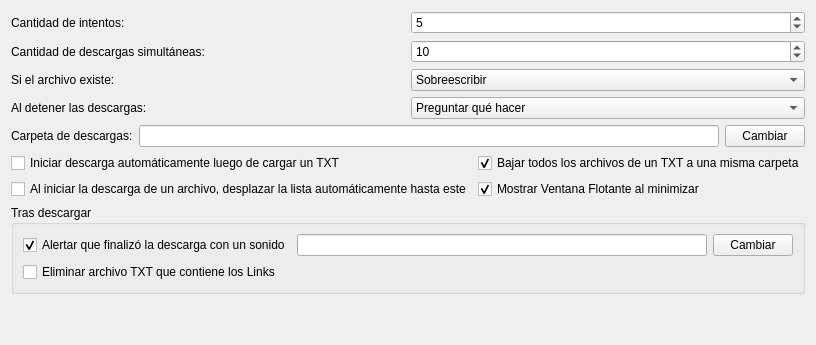
     <widget class="QWidget" name="tabWidgetPage2" native="true">
      <attribute name="title">
       <string>Descargas</string>
      </attribute>
      <layout class="QGridLayout" name="gridLayout_3">
       <item row="0" column="0">
        <layout class="QGridLayout" name="gridLayout_15">
         <item row="0" column="0">
          <widget class="QLabel" name="label_5">
           <property name="text">
            <string>Cantidad de intentos:</string>
           </property>
          </widget>
         </item>
         <item row="0" column="1">
          <widget class="QSpinBox" name="cant_intentos">
           <property name="toolTip">
            <string>&lt;html&gt;&lt;head/&gt;&lt;body&gt;&lt;p&gt;Cantidad de intentos para lograr un descarga exitosa&lt;/p&gt;&lt;p&gt;Por defecto: 10&lt;/p&gt;&lt;/body&gt;&lt;/html&gt;</string>
           </property>
           <property name="minimum">
            <number>2</number>
           </property>
           <property name="maximum">
            <number>100</number>
           </property>
           <property name="value">
            <number>5</number>
           </property>
          </widget>
         </item>
        </layout>
       </item>
       <item row="1" column="0">
        <layout class="QGridLayout" name="gridLayout_14">
         <item row="0" column="0">
          <widget class="QLabel" name="label_3">
           <property name="text">
            <string>Cantidad de descargas simultáneas:</string>
           </property>
          </widget>
         </item>
         <item row="0" column="1">
          <widget class="QSpinBox" name="max_descargas">
           <property name="toolTip">
            <string>&lt;html&gt;&lt;head/&gt;&lt;body&gt;&lt;p&gt;Cantidad de descargas que se realizarán a la vez&lt;/p&gt;&lt;p&gt;Por defecto: 10&lt;/p&gt;&lt;/body&gt;&lt;/html&gt;</string>
           </property>
           <property name="minimum">
            <number>1</number>
           </property>
           <property name="maximum">
            <number>100</number>
           </property>
           <property name="value">
            <number>10</number>
           </property>
          </widget>
         </item>
        </layout>
       </item>
       <item row="2" column="0">
        <layout class="QGridLayout" name="gridLayout_18">
         <item row="0" column="0">
          <widget class="QLabel" name="label_6">
           <property name="text">
            <string>Si el archivo existe:</string>
           </property>
          </widget>
         </item>
         <item row="0" column="1">
          <widget class="QComboBox" name="already_exists">
           <property name="toolTip">
            <string>&lt;html&gt;&lt;head/&gt;&lt;body&gt;&lt;p&gt;Acción a llevar a cabo si el archivo a descargar ya existe en el directorio especificado&lt;/p&gt;&lt;/body&gt;&lt;/html&gt;</string>
           </property>
           <item>
            <property name="text">
             <string>Sobreescribir</string>
            </property>
           </item>
           <item>
            <property name="text">
             <string>Omitir</string>
            </property>
           </item>
           <item>
            <property name="text">
             <string>Renombrar</string>
            </property>
           </item>
          </widget>
         </item>
        </layout>
       </item>
       <item row="3" column="0">
        <layout class="QGridLayout" name="gridLayout_22">
         <item row="0" column="0">
          <widget class="QLabel" name="label_8">
           <property name="text">
            <string>Al detener las descargas:</string>
           </property>
          </widget>
         </item>
         <item row="0" column="1">
          <widget class="QComboBox" name="accion_detener_descargas">
           <property name="toolTip">
            <string>&lt;html&gt;&lt;head/&gt;&lt;body&gt;&lt;p&gt;Acción a llevar a cabo con los archivos descargados a medias al detener las descargas&lt;/p&gt;&lt;/body&gt;&lt;/html&gt;</string>
           </property>
           <item>
            <property name="text">
             <string>Preguntar qué hacer</string>
            </property>
           </item>
           <item>
            <property name="text">
             <string>Eliminar los archivos incompletos</string>
            </property>
           </item>
           <item>
            <property name="text">
             <string>No hacer nada</string>
            </property>
           </item>
          </widget>
         </item>
        </layout>
       </item>
       <item row="4" column="0">
        <layout class="QGridLayout" name="gridLayout">
         <item row="0" column="0">
          <widget class="QLabel" name="label_7">
           <property name="text">
            <string>Carpeta de descargas:</string>
           </property>
          </widget>
         </item>
         <item row="0" column="3">
          <widget class="QPushButton" name="cambiar_carpeta_descargas_btn">
           <property name="text">
            <string>Cambiar</string>
           </property>
          </widget>
         </item>
         <item row="0" column="2">
          <widget class="QLineEdit" name="dir_carpeta_descargas">
           <property name="toolTip">
            <string>&lt;html&gt;&lt;head/&gt;&lt;body&gt;&lt;p&gt;Directorio en el que se guardará el contenido descargado&lt;/p&gt;&lt;/body&gt;&lt;/html&gt;</string>
           </property>
           <property name="text">
            <string/>
           </property>
           <property name="readOnly">
            <bool>true</bool>
           </property>
          </widget>
         </item>
        </layout>
       </item>
       <item row="5" column="0">
        <layout class="QGridLayout" name="gridLayout_8">
         <item row="0" column="1">
          <widget class="QCheckBox" name="bajar_misma_carpeta">
           <property name="toolTip">
            <string>&lt;html&gt;&lt;head/&gt;&lt;body&gt;&lt;p&gt;Guarda los archivos descargados en una carpeta con el nombre del TXT&lt;/p&gt;&lt;/body&gt;&lt;/html&gt;</string>
           </property>
           <property name="text">
            <string>Bajar todos los archivos de un TXT a una misma carpeta</string>
           </property>
           <property name="checked">
            <bool>true</bool>
           </property>
          </widget>
         </item>
         <item row="0" column="0">
          <widget class="QCheckBox" name="inciar_automaticamente">
           <property name="text">
            <string>Iniciar descarga automáticamente luego de cargar un TXT</string>
           </property>
          </widget>
         </item>
         <item row="1" column="0">
          <widget class="QCheckBox" name="auto_scroll">
           <property name="toolTip">
            <string>&lt;html&gt;&lt;head/&gt;&lt;body&gt;&lt;p&gt;Cada vez que se inicie la descarga de un archivo, la lista se desplazará automáticamente hacia esta&lt;/p&gt;&lt;/body&gt;&lt;/html&gt;</string>
           </property>
           <property name="text">
            <string>Al iniciar la descarga de un archivo, desplazar la lista automáticamente hasta este</string>
           </property>
          </widget>
         </item>
         <item row="1" column="1">
          <widget class="QCheckBox" name="show_f_window">
           <property name="text">
            <string>Mostrar Ventana Flotante al minimizar</string>
           </property>
           <property name="checked">
            <bool>true</bool>
           </property>
          </widget>
         </item>
        </layout>
       </item>
       <item row="6" column="0">
        <widget class="QGroupBox" name="groupBox_2">
         <property name="title">
          <string>Tras descargar</string>
         </property>
         <layout class="QGridLayout" name="gridLayout_7">
          <item row="0" column="0">
           <widget class="QCheckBox" name="alerta_fin_descarga">
            <property name="text">
             <string>Alertar que finalizó la descarga con un sonido</string>
            </property>
            <property name="checked">
             <bool>true</bool>
            </property>
           </widget>
          </item>
          <item row="0" column="1">
           <layout class="QGridLayout" name="gridLayout_6">
            <item row="0" column="0">
             <widget class="QLineEdit" name="sonido_dir">
              <property name="readOnly">
               <bool>true</bool>
              </property>
             </widget>
            </item>
            <item row="0" column="1">
             <widget class="QPushButton" name="cambiar_sonido">
              <property name="text">
               <string>Cambiar</string>
              </property>
             </widget>
            </item>
           </layout>
          </item>
          <item row="1" column="0" colspan="2">
           <widget class="QCheckBox" name="eliminar_txt_links">
            <property name="text">
             <string>Eliminar archivo TXT que contiene los Links</string>
            </property>
           </widget>
          </item>
         </layout>
        </widget>
       </item>
       <item row="7" column="0">
        <spacer name="verticalSpacer_2">
         <property name="orientation">
          <enum>Qt::Vertical</enum>
         </property>
         <property name="sizeHint" stdset="0">
          <size>
           <width>20</width>
           <height>40</height>
          </size>
         </property>
        </spacer>
       </item>
      </layout>
     </widget>
